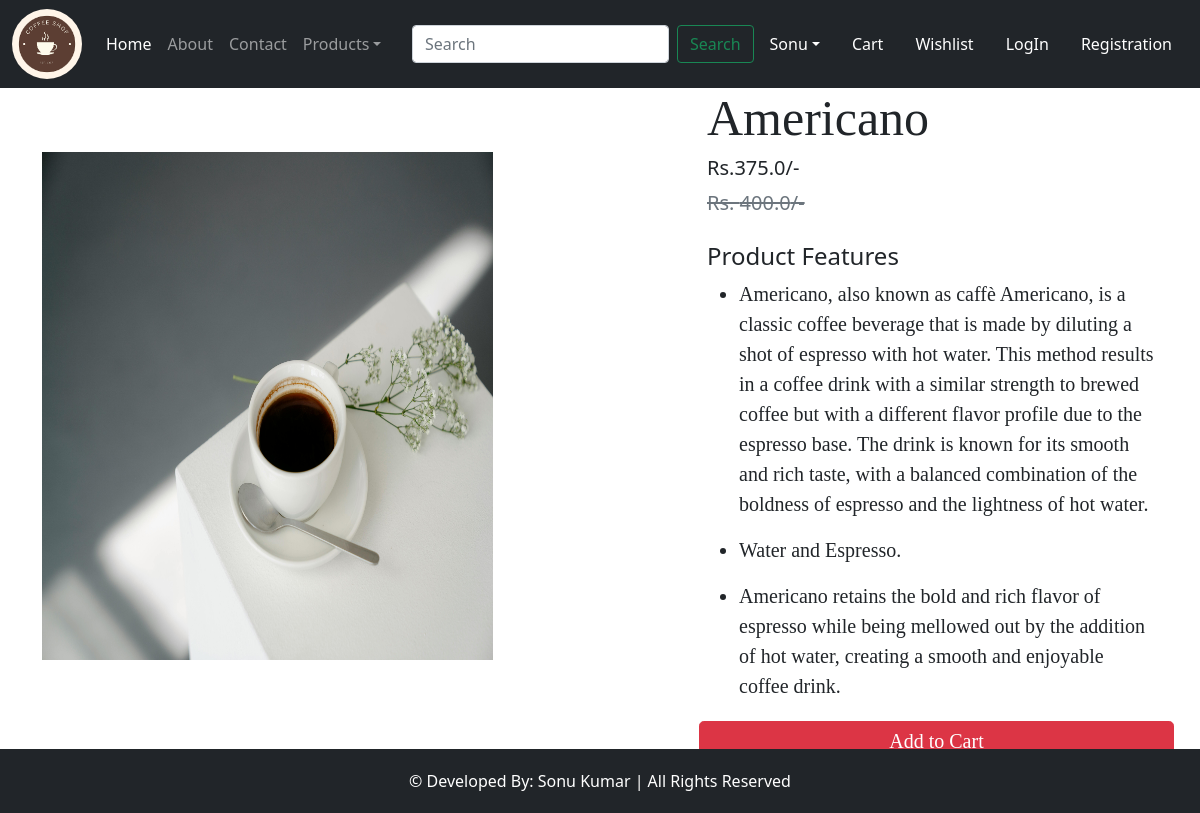
/product-details/8, run on the app's committed database.
### sonu1/models.py (models this page shows, shortened)
class Product(models.Model):
    title = models.CharField(max_length=100)
    selling_price = models.FloatField()
    discounted_price = models.FloatField()
    discription = models.TextField()
    composition = models.TextField(default='')
    prodapp = models.TextField(default='')
    category = models.CharField(choices= CATAGORY_CHOICES,max_length=2)
    product_image = models.ImageField(upload_to='product')

### sonu1/views.py (the view)
# urls.py: path("product-details/<int:pk>",views.ProductDetail.as_view(),name="product-details"),
class ProductDetail(View):
    def get(self,request,pk):
        product = Product.objects.get(pk=pk)
        return render(request,"sonu1/productdetails.html",locals())

### sonu1/templates/sonu1/productdetails.html (shortened to what this page needs)
{% extends 'sonu1/index.html' %}
{% load static %}
{% block main %}
  <div class="container">
    <div class="row flex justify-content-between">
      <div class="img2 col-lg-5 mt-5">
        <img src="{{product.product_image.url}}" class="image col-xs-6
            col-sm-12 col-lg-12 mt-3 text-sm-center w-100 h-75" alt="">
      </div>
      <div class="productdetail col-lg-5">
        <h1 style="font-family: Georgia; font-size: 50px;">{{product.title}}</h1>
        <h5>Rs.{{product.discounted_price}}/-</h5>
        <small class="tect-decoration-line-through text-muted
        fs-5"><del>Rs. {{product.selling_price}}/-</small></del>
        <br><br><h4>Product Features</h4>
        <ul class="fs-5" style="font-family: Rajdhani;">
          <li>{{product.discription}}</li>
        </ul>
        <ul class="fs-5" style="font-family: Rajdhani;">
          <li>{{product.composition}}</li>
        </ul>
        <ul class="fs-5" style="font-family: Rajdhani;">
          <li>{{product.prodapp}}</li>
        </ul>
        <div class="buttons row flex" style="font-family: Rajdhani;">
          <button type="submit" class="d-grid gap-2 btn1 btn btn-danger
          p-1 m-1 btn-lg text-decoration-none text-white">Add to Cart</button>
          <div class="btn btn-dark p-1 m-1 btn-lg"><a href="#"
          class="tect-decoration-none text-white">Buy Now</a></div>
        </div>
      </div>
    </div>
  </div>
{% endblock %}

### data on the page
Product: product_image (picture), title "Americano", discounted_price "375.0", selling_price "400.0", discription "Americano, also known as caffè Americano, is a classic coffee beverage that is made by diluting a shot of espresso with hot water. This method results in a coffee drink with a similar strength to brewed coffee but with a different flavor profile due to the espresso base. The drink is known for its smooth and rich taste, with a balanced combination of the boldness of espresso and the lightness of hot water.", composition "Water and Espresso.", prodapp "Americano retains the bold and rich flavor of espresso while being mellowed out by the addition of hot water, creating a smooth and enjoyable coffee drink."
